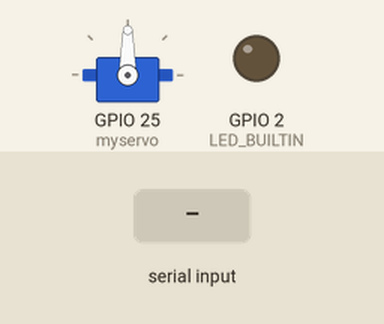
Simulated run of this sketch. Board: ESP32. Parts: servo, output pins drawn as LEDs (lit = HIGH). The inputs (shaded band) are chosen by the test bench.

Above: at 1.2 s.
1.3 s: "90,45\n" received over Serial
At 1.9 s:
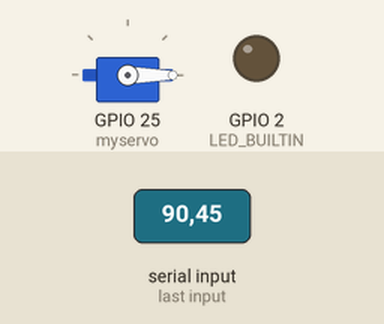
Timing chart, 0 to 4.3 s (numbered marks = the images above; inputs shaded):
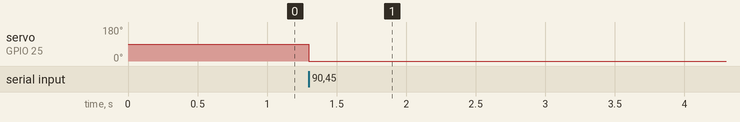

The sketch:

servo_arduino.ino
```cpp
#include <Servo.h>

Servo myservo;  // create servo object to control a servo

int pos = 0;    // variable to store the servo position
int incomingByte = 0;

void setup() {
  pinMode(LED_BUILTIN, OUTPUT);
  myservo.attach(25);  // attaches the servo on pin 13 to the servo object
  Serial.begin(115200);
}

void loop() {
  String s = Serial.readStringUntil('\n');
  if (s.length() > 0){
    myservo.writeMicroseconds(s.toInt());
  }
}
```

Measured:
- after the input at 1.3 s, servo on GPIO 25 (myservo): 90° → 0° at once
